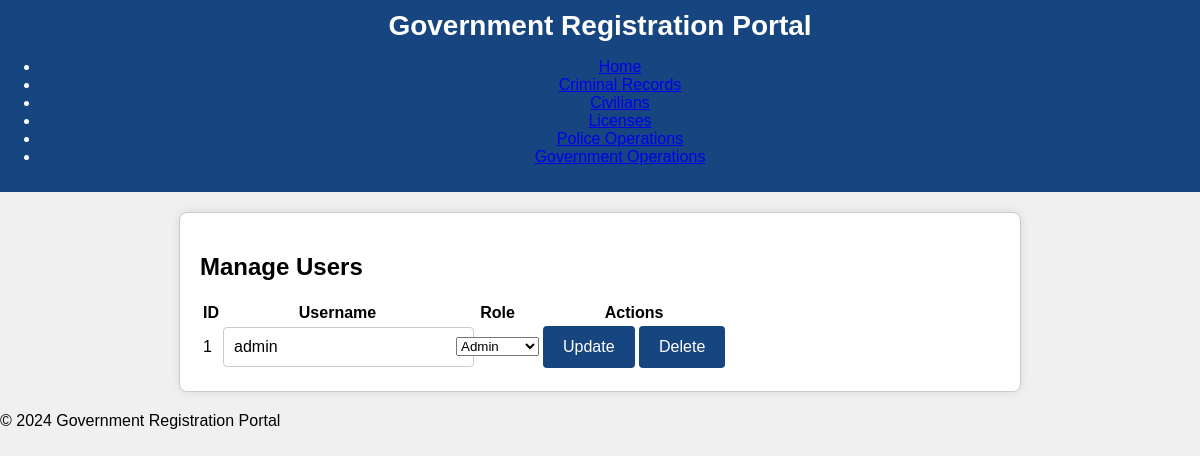
Screenshot of /admin/edit_user.php (signed in) with the database file from the repository.
### tables this page shows
CREATE TABLE IF NOT EXISTS `users` (
  `id` int(11) NOT NULL AUTO_INCREMENT,
  `username` varchar(50) NOT NULL,
  `password` varchar(255) NOT NULL,
  `role` enum('admin','moderator','officer','user') NOT NULL,
  PRIMARY KEY (`id`),
  UNIQUE KEY `username` (`username`)
);

### admin/edit_user.php (the view, shortened to what this page needs)
<?php
include '../includes/db.php';
include '../includes/header.php';
$users = $conn->query("SELECT * FROM users");
?>
<main>
    <h2>Manage Users</h2>
    <table>
        <tr>
            <th>ID</th>
            <th>Username</th>
            <th>Role</th>
            <th>Actions</th>
        </tr>
        <?php while ($user = $users->fetch_assoc()): ?>
        <tr>
            <form method="POST">
                <td><?php echo $user['id']; ?></td>
                <td><input type="text" name="username" value="<?php echo $user['username']; ?>"></td>
                <td>
                    <select name="role">
                        <option value="admin" <?php if ($user['role'] === 'admin') echo 'selected'; ?>>Admin</option>
                    </select>
                </td>
                <td>
                    <button type="submit" name="action" value="update">Update</button>
                    <button type="submit" name="action" value="delete">Delete</button>
                </td>
            </form>
        </tr>
        <?php endwhile; ?>
    </table>
</main>
<?php include '../includes/footer.php'; ?>

### styles/style.css (style rules this page uses)
body { font-family: Arial, sans-serif; background-color: #f0f0f0; margin: 0; padding: 0; }
main { max-width: 800px; margin: 20px auto; padding: 20px; background-color: #fff; border: 1px solid #ccc; border-radius: 8px; box-shadow: 0 0 10px rgba(0, 0, 0, 0.1); }
form { max-width: 500px; margin: auto; }
input[type="text"], input[type="password"], textarea { width: 100%; padding: 10px; font-size: 16px; border: 1px solid #ccc; border-radius: 4px; }
button { background-color: #17457f; color: #fff; padding: 12px 20px; border: none; border-radius: 4px; font-size: 16px; cursor: pointer; }

### rows the page displays
users: id "1", username "admin", role "Admin"
